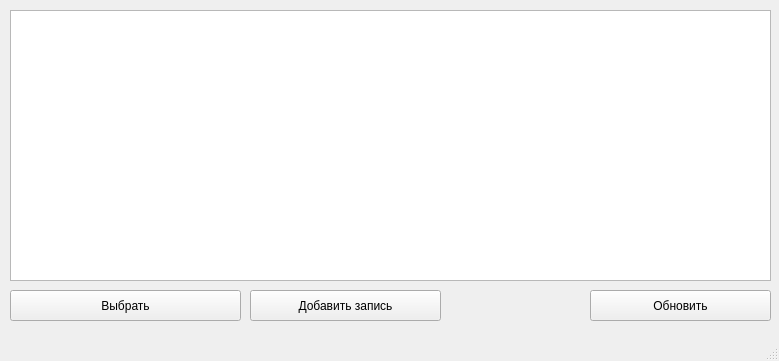
<?xml version="1.0" encoding="UTF-8"?>
<ui version="4.0">
 <class>MainWindow</class>
 <widget class="QMainWindow" name="MainWindow">
  <property name="geometry">
   <rect>
    <x>0</x>
    <y>0</y>
    <width>779</width>
    <height>361</height>
   </rect>
  </property>
  <property name="windowTitle">
   <string>MainWindow</string>
  </property>
  <widget class="QWidget" name="centralwidget">
   <widget class="QPushButton" name="selectButton">
    <property name="geometry">
     <rect>
      <x>10</x>
      <y>290</y>
      <width>231</width>
      <height>31</height>
     </rect>
    </property>
    <property name="text">
     <string>Выбрать</string>
    </property>
   </widget>
   <widget class="QPushButton" name="addPostButton">
    <property name="geometry">
     <rect>
      <x>250</x>
      <y>290</y>
      <width>191</width>
      <height>31</height>
     </rect>
    </property>
    <property name="text">
     <string>Добавить запись</string>
    </property>
   </widget>
   <widget class="QTableWidget" name="tableWidget">
    <property name="geometry">
     <rect>
      <x>10</x>
      <y>10</y>
      <width>761</width>
      <height>271</height>
     </rect>
    </property>
   </widget>
   <widget class="QPushButton" name="updateButton">
    <property name="geometry">
     <rect>
      <x>590</x>
      <y>290</y>
      <width>181</width>
      <height>31</height>
     </rect>
    </property>
    <property name="text">
     <string>Обновить</string>
    </property>
   </widget>
  </widget>
  <widget class="QMenuBar" name="menubar">
   <property name="geometry">
    <rect>
     <x>0</x>
     <y>0</y>
     <width>779</width>
     <height>21</height>
    </rect>
   </property>
  </widget>
  <widget class="QStatusBar" name="statusbar"/>
 </widget>
 <resources/>
 <connections/>
</ui>
